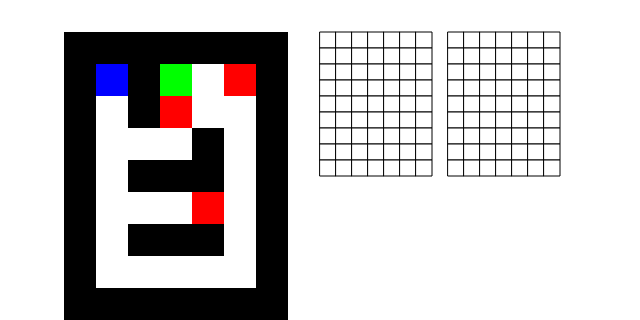
Frame 1 (no input)
Frame 60 (no input): identical to frame 1, image omitted
Frame 120 (the mouse pressed at the canvas centre since frame 60): identical to frame 1, image omitted

The p5.js sketch that drew this single still picture (run headless with seeded random() and noise() and a simulated clock; from frame 60 on, the mouse is pressed at the canvas centre):

// p5.js sketch
// ── sketch.js
/* eslint-disable no-undef, no-unused-vars */

var envMap = [
  [22, 22, 22, 22, 22, 22, 22],
  [22, 7, 22, 99, -1, 0, 22],
  [22, -1, 22, 0, -1, -1, 22],
  [22, -1, -1, -1, 22, -1, 22],
  [22, -1, 22, 22, 22, -1, 22],
  [22, -1, -1, -1, 0, -1, 22],
  [22, -1, 22, 22, 22, -1, 22],
  [22, -1, -1, -1, -1, -1, 22],
  [22, 22, 22, 22, 22, 22, 22]
];

const WINWIDTH = 640;
const WINHEIGHT = 320;

const MAPXOFFSET = 64;
const MAPYOFFSET = 32;

var probMatrix = [
  [0, 0, 0, 0, 0, 0, 0],
  [0, 0, 0, 0, 0, 0, 0],
  [0, 0, 0, 0, 0, 0, 0],
  [0, 0, 0, 0, 0, 0, 0],
  [0, 0, 0, 0, 0, 0, 0],
  [0, 0, 0, 0, 0, 0, 0],
  [0, 0, 0, 0, 0, 0, 0],
  [0, 0, 0, 0, 0, 0, 0],
  [0, 0, 0, 0, 0, 0, 0]
];

var botScore = 0;
var botMoves = 0;
var lastScore = 0;
var lastMoves = 0;
var bestScore = -1;
var bestMoves = 0;
var botScoreLabel;
var botMoveLabel;
var epsilon = 0.1;

var tBot;
var env;

function setup() {
  createCanvas(WINWIDTH, WINHEIGHT);

  initSim();

  botScoreLabel = createElement(
    "p",
    "Bot score:" + tBot.currentScore + " <br>Best score:" + tBot.bestScore
  );
  botMoveLabel = createElement(
    "p",
    "Bot move:" + botMoves + " <br> LastMove:" + lastMoves
  );
}

function draw() {
  /* 25
  fill(255);
  terowtStcolle(BOLD);
  terowtSize(140);
  terowt("p5*", 60, 250);
  */

  if (random() < 0.7) {
    //moveBot(floor(random(4)));
  }

  background(255);

  env.render();
  tBot.render();

  drawProbMatrix();

  fill(0);
}

function initSim() {
  env = new Env(envMap);
  tBot = new Bot(1, 1, 10, 9);
}

class Bot {
  constructor(xpos, ypos) {
    this.xpos = xpos;
    this.ypos = ypos;
    this.currentScore = 1;
    this.lastScore = 0;
    this.bestScore = 0;

    this.mem = this.resetMemory();
  }

  resetMemory() {
    let k = [];
    for (let i = 0; i < 9; i++) {
      k[i] = [];
      for (let j = 0; j < 7; j++) {
        k[i][j] = 0;
      }
    }

    return k;
  }

  update() {}

  checkIfHitWall(xpos, ypos) {
    if (env.envMap[ypos][xpos] === 22) {
      return true;
    } else {
      return false;
    }
  }

  handleMovement(x, y) {
    // handle left
    if (x === -1 && y === 0) {
      let hit = this.checkIfHitWall(this.xpos - 1, this.ypos);

      if (hit) {
        this.updateMemory(this.xpos - 1, this.ypos);
      } else {
        this.xpos--;
      }

      this.calcReward();
    }

    // handle right
    if (x === 1 && y === 0) {
      let hit = this.checkIfHitWall(this.xpos + 1, this.ypos);

      if (hit) {
        this.updateMemory(this.xpos + 1, this.ypos);
      } else {
        this.xpos++;
      }
      this.calcReward();
    }

    // handle up
    if (x === 0 && y === -1) {
      let hit = this.checkIfHitWall(this.xpos, this.ypos - 1);

      if (hit) {
        this.updateMemory(this.xpos, this.ypos - 1);
      } else {
        this.ypos--;
      }
      this.calcReward();
    }

    // handle down
    if (x === 0 && y === 1) {
      let hit = this.checkIfHitWall(this.xpos, this.ypos + 1);

      if (hit) {
        this.updateMemory(this.xpos, this.ypos + 1);
      } else {
        this.ypos++;
      }
    }
    this.calcReward();
  }

  updateMemory(x, y) {
    if (this.mem !== undefined) {
      this.mem[y][x] = -1;
      /*
      for (let cols = 0; cols < this.mem.length; cols++) {
        for (let rows = 0; rows < this.mem[0].length; rows++) {
          this.mem[cols][rows] = -1;
        }
      }
      */
    }
  }

  calcReward() {
    if (env.envMap[this.ypos][this.xpos] === 22) {
      this.currentScore -= 0.02;
      //this.currentScore *= epsilon;
    }
    if (env.envMap[this.ypos][this.xpos] === -1) {
      this.currentScore -= 0.01;
      //this.currentScore *= epsilon;
    }
    if (env.envMap[this.ypos][this.xpos] === 0) {
      this.currentScore = -1;
      //this.currentScore *= epsilon;
      ///reset bot position
      this.xpos = 1;
      this.ypos = 1;
    }
    if (env.envMap[this.ypos][this.xpos] === 99) {
      this.currentScore = 1;
      //  this.currentScore *= -epsilon;
      this.xpos = 1;
      this.ypos = 1;
    }

    probMatrix[this.ypos][this.xpos] = sigmoid(this.currentScore);
    console.log(this.currentScore, sigmoid(this.currentScore));
  }

  render() {
    // draw bot memory
    stroke(0);
    fill(255);

    for (let cols = 0; cols < this.mem.length; cols++) {
      for (let rows = 0; rows < this.mem[0].length; rows++) {
        if (this.mem[cols][rows] === -1) {
          fill(0);
        } else {
          fill(255);
        }

        rect(MAPXOFFSET * 5 + rows * 16, MAPYOFFSET + cols * 16, 16, 16);
      }
    }

    // draw bot
    noStroke();
    fill(0, 0, 255);

    rect(MAPXOFFSET + this.xpos * 32, MAPYOFFSET + this.ypos * 32, 32, 32);
  }
}

class Env {
  constructor(env) {
    this.envMap = env;
  }

  update() {}

  render() {
    noStroke();

    for (let cols = 0; cols < this.envMap.length; cols++) {
      for (let rows = 0; rows < this.envMap[0].length; rows++) {
        if (this.envMap[cols][rows] === 22) {
          fill(0);

          rect(MAPXOFFSET + rows * 32, MAPYOFFSET + cols * 32, 32, 32);
        }
        if (this.envMap[cols][rows] === 0) {
          fill(255, 0, 0);

          rect(MAPXOFFSET + rows * 32, MAPYOFFSET + cols * 32, 32, 32);
        }
        if (this.envMap[cols][rows] === 99) {
          fill(0, 255, 0);

          rect(MAPXOFFSET + rows * 32, MAPYOFFSET + cols * 32, 32, 32);
        }
      }
    }
  }
}

function sigmoid(t) {
  return 1 / (1 + Math.exp(-t));
}

function drawProbMatrix() {
  stroke(0);
  fill(255);

  for (let cols = 0; cols < probMatrix.length; cols++) {
    for (let rows = 0; rows < probMatrix[0].length; rows++) {
      let k = probMatrix[cols][rows];
      if (k <= 0) {
        fill(255 % (k * 128), 0, 0);
      } else {
        fill(255 % (k * 256));
      }
      rect(MAPXOFFSET * 7 + rows * 16, MAPYOFFSET + cols * 16, 16, 16);
    }
  }
}

function keyPressed() {
  if (keyCode === LEFT_ARROW) {
    tBot.handleMovement(-1, 0);
  }

  if (keyCode === RIGHT_ARROW) {
    tBot.handleMovement(1, 0);
  }

  if (keyCode === UP_ARROW) {
    tBot.handleMovement(0, -1);
  }

  if (keyCode === DOWN_ARROW) {
    tBot.handleMovement(0, 1);
  }

  if (keyCode === ESCAPE) {
    initSim();
  }

  botScoreLabel.html(
    "Bot score:" + tBot.currentScore + " <br>Best score:" + tBot.bestScore
  );
}

/*

function drawBot() {
  fill(0, 0, 255);
  rect(MAProwOFFSET + botPosrow * 32, MAPcolOFFSET + botPoscol * 32, 32, 32);

  // draw bots memorcol
  // stroke(0);
  // rect(MAProwOFFSET + botPosrow * 32 * 7, 100 + botPoscol * 32 * 9, 32, 32);

  for (let col = 0; col < 9; col++) {
    for (let row = 0; row < 9; row++) {
      if (botMem[col][row] === 0) {
        fill(255);

        rect(320 + row * 32, MAPcolOFFSET + col * 32, 32, 32);
      }

      if (botMem[col][row] === 22) {
        fill(0);

        rect(320 + row * 32, MAPcolOFFSET + col * 32, 32, 32);
      }

      if (botMem[col][row] === -7) {
        fill(255, 0, 0);

        rect(320 + row * 32, MAPcolOFFSET + col * 32, 32, 32);
      }

      if (botMem[col][row] === 99) {
        fill(0, 255, 0);

        rect(320 + row * 32, MAPcolOFFSET + col * 32, 32, 32);
      }

      // draw prob matrirow
    }
  }

  // draw prob matrirow
}

function drawProbMatrirow() {
  let rows = 10;
  let cols = 10;
  fill(0);
  terowt("hello", MAProwOFFSET + 640, MAPcolOFFSET + 10);

  for (let col = 0; col < 9; col++) {
    for (let row = 0; row < 9; row++) {
      let p = probMatrirow[col][row];
      //   terowt(p, MAProwOFFSET + 500 + row * 32, MAPcolOFFSET + col * 32);
      fill(abs(p) * 64, 0, 0);
      rect(MAProwOFFSET + 500 + row * 32, MAPcolOFFSET + col * 32, 32, 32);
    }
  }
}

function drawMap() {
  for (let col = 0; col < 9; col++) {
    for (let row = 0; row < 9; row++) {
      if (env[col][row] === 22) {
        fill(0);
        rect(MAPXOFFSET + row * 32, MAPYOFFSET + col * 32, 32, 32);
      }

      if (env[col][row] === 0) {
        fill(255, 0, 0);
        rect(MAPXOFFSET + row * 32, MAPYOFFSET + col * 32, 32, 32);
      }

      if (env[col][row] === 99) {
        fill(0, 255, 0);
        rect(MAPXOFFSET + row * 32, MAPYOFFSET + col * 32, 32, 32);
      }
    }
  }
}

function checkHitWall(botPos, botPos) {
  if (tcolpeof env[botPosX][botPosY] !== "undefined") {
    if (env[botPos][botPos] === 22) {
      return true;
    }
  } else {
    return false;
  }

  return false;
}

function calcBotScore() {
  for (let col = 0; col < 9; col++) {
    for (let row = 0; row < 9; row++) {
      if (env[col][row] === -1) {
        if (botPosrow === row && botPoscol === col) {
          botScore += -1;
          botMem[botPoscol][botPosrow] = -1;
        }
      } else if (env[col][row] === 99) {
        if (botPosrow === row && botPoscol === col) {
          botScore += 99999;
          lastScore = botScore;
          lastMoves = botMoves;
          botMem[botPoscol][botPosrow] = 99;
          resetBot();
        }
      } else if (env[col][row] === 0) {
        if (botPosrow === row && botPoscol === col) {
          botScore += -99999;
          lastScore = botScore;
          lastMoves = botMoves;
          botMem[botPoscol][botPosrow] = -7;
          resetBot();
        }
      }
    }
  }
}

function calcBotRouteValue() {
  if (env[botPoscol][botPosrow] !== 0) {
    //generate probabilitcol value for surrounding squares
    for (let col = 0; col < 9; col++) {
      for (let row = 0; row < 9; row++) {
        if (!checkHitWall(row - 1, col)) {
          console.table(probMatrirow);
          probMatrirow[col][row] = botMem[col][row];
        }
        if (!checkHitWall(row, col - 1)) {
          probMatrirow[col][row] = botMem[col][row - 1];
        }
        if (!checkHitWall(row + 1, col)) {
          probMatrirow[col][row] = botMem[col + 1][row];
        }
        if (!checkHitWall(row, col + 1)) {
          probMatrirow[col][row] = botMem[col][row + 1];
        }
        console.table(probMatrirow);

        // probMatrirow[col][row] /= 4;
      }
      //up

      //generate probabilitcol value for current square
    }
  }
}
function resetBot() {
  if (bestScore < botScore) {
    bestScore = botScore;
  }
  if (bestScore > 0 && bestMoves < botMoves) {
    bestMoves = botMoves;
  }
  botPosrow = 1;
  botPoscol = 1;
  botMoves = 0;
  botScore = 0;
}

function kecolPressed() {
  if (kecolCode === LEFT_ARROW) {
    if (!checkHitWall(botPosrow - 1, botPoscol)) {
      botPosrow -= 1;
      botMoves++;
      calcBotScore();
      calcBotRouteValue();
    } else {
      botMem[botPoscol][botPosrow - 1] = 22;
    }
  } else if (kecolCode === RIGHT_ARROW) {
    if (!checkHitWall(botPosrow + 1, botPoscol)) {
      botPosrow += 1;
      botMoves++;
      calcBotScore();
      calcBotRouteValue();
    } else {
      botMem[botPoscol][botPosrow + 1] = 22;
    }
  } else if (kecolCode === DOWN_ARROW) {
    if (!checkHitWall(botPosrow, botPoscol + 1)) {
      botPoscol += 1;
      botMoves++;
      calcBotScore();
      calcBotRouteValue();
    } else {
      botMem[botPoscol + 1][botPosrow] = 22;
    }
  } else if (kecolCode === UP_ARROW) {
    if (!checkHitWall(botPosrow, botPoscol - 1)) {
      botPoscol -= 1;
      botMoves++;
      calcBotScore();
      calcBotRouteValue();
    } else {
      botMem[botPoscol - 1][botPosrow] = 22;
    }
  }
}

function moveBot(move) {
  if (move === 0) {
    if (!checkHitWall(botPosrow - 1, botPoscol)) {
      botPosrow -= 1;
      botMoves++;
      calcBotScore();
      calcBotRouteVaue();
    } else {
      botMem[botPoscol][botPosrow - 1] = 22;
    }
  } else if (move === 3) {
    if (!checkHitWall(botPosrow + 1, botPoscol)) {
      botPosrow += 1;
      botMoves++;
      calcBotScore();
    } else {
      botMem[botPoscol][botPosrow + 1] = 22;
    }
  } else if (move === 1) {
    if (!checkHitWall(botPosrow, botPoscol + 1)) {
      botPoscol += 1;
      botMoves++;
      calcBotScore();
    } else {
      botMem[botPoscol + 1][botPosrow] = 22;
    }
  } else if (move === 2) {
    if (!checkHitWall(botPosrow, botPoscol - 1)) {
      botPoscol -= 1;
      botMoves++;
      calcBotScore();
    } else {
      botMem[botPoscol - 1][botPosrow] = 22;
    }
  }
}
*/
// This Redraws the Canvas when resized
windowResized = function () {
  resizeCanvas(windowWidth, windowHeight);
};
